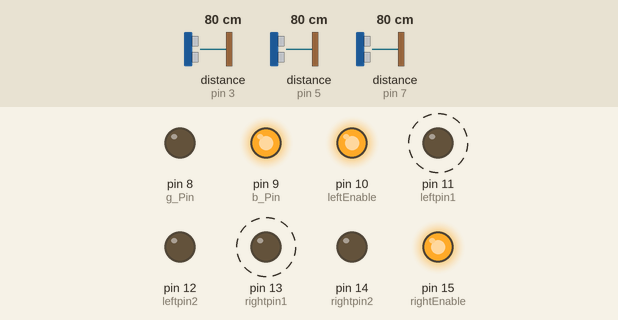
This sketch was run on a simulated Arduino Uno, built with avr-gcc and run on an emulated ATmega328P. Parts: output pins drawn as LEDs (lit = HIGH). Wiring (inferred from the names in the program): 3 × ultrasonic range finder: trigger pin 2, echo pin 3 / trigger pin 4, echo pin 5 / trigger pin 6, echo pin 7. Dashed ring = blinking. Inputs (shaded band) come from the test bench; at power-on: distance to the obstacle (sensors on pin 3, pin 5, pin 7) 80 cm. The echo pulse lasts 58.3 µs per cm; pins used as bus, display or sensor lines are not drawn.

Above: at 1.2 s.
1.3 s: distance to the obstacle (sensor on pin 3) set to 12 cm
4.3 s: distance to the obstacle (sensor on pin 3) set to 9 cm
At 4.9 s:
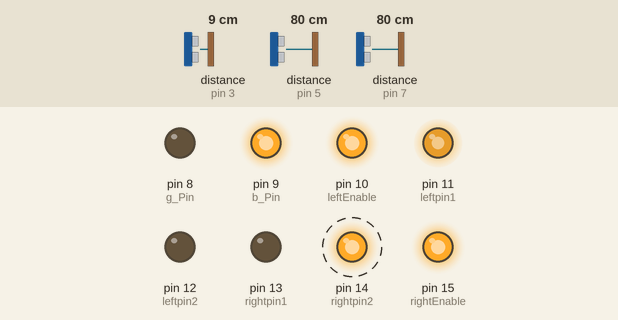
7.3 s: distance to the obstacle (sensor on pin 5) set to 12 cm
10.3 s: distance to the obstacle (sensor on pin 5) set to 9 cm
At 11.02 s:
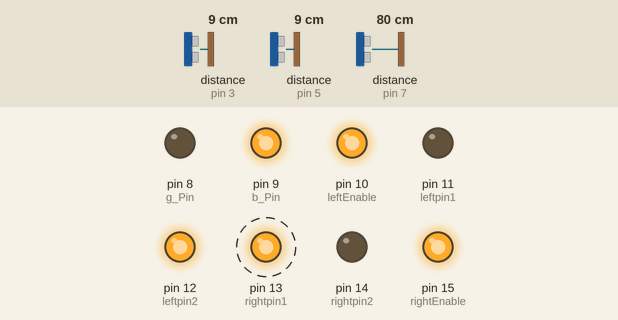
13.3 s: distance to the obstacle (sensor on pin 5) set to 18 cm
At 13.4 s:
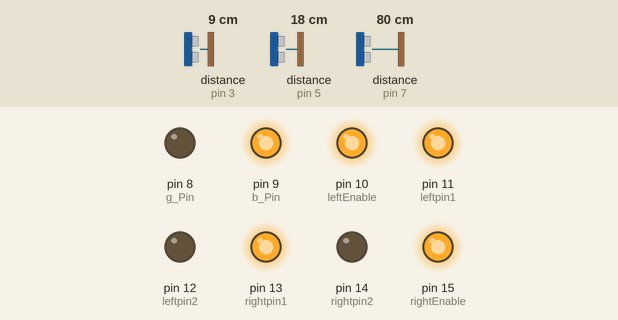
16.3 s: distance to the obstacle (sensor on pin 5) set to 2 cm
At 17.17 s:
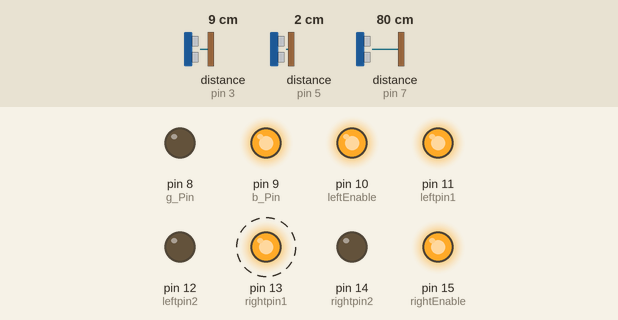
Timing chart, 0 to 20.3 s (numbered marks = the images above; inputs shaded):
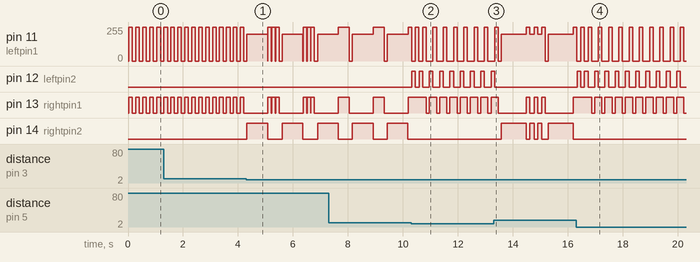

Measured:
- the behaviour switches between 11 and 10 cm on distance to the obstacle (sensor on pin 3) (found by bisection; images 0 and 1)
- the behaviour switches between 11 and 10 cm on distance to the obstacle (sensor on pin 5) (found by bisection; images 1 and 2)
- after the input at 4.3 s, pin 14 (rightpin2): alternates HIGH for 0.75 s and LOW for 0.53 s, starting at once
- after the input at 10.3 s, pin 12 (leftpin2): goes HIGH 0.13 s, LOW 0.14 s, 7 × (HIGH 0.13 s, LOW 0.24 s), then HIGH, starting at once; pin 13 (rightpin1): alternates HIGH for 0.26 s and LOW for 0.11 s, starting after 0.55 s; pin 14 (rightpin2): stops changing and stays LOW
- after the input at 13.3 s, pin 12 (leftpin2): goes on until 13.3 s, then stays LOW; pin 14 (rightpin2): LOW → HIGH after 0.28 s, → LOW 0.91 s later, → HIGH 0.14 s later, → LOW 0.15 s later, … (8 changes in this stretch)
- after the input at 16.3 s, pin 12 (leftpin2): goes HIGH 0.13 s, LOW 0.14 s, 9 × (HIGH 0.13 s, LOW 0.24 s), HIGH 0.13 s, then LOW, starting at once; pin 14 (rightpin2): stops changing and stays LOW
- by itself, pin 13 (rightpin1): alternates HIGH for 0.40 s and LOW for 0.86 s

The sketch:

supersonic.ino
```cpp
#define centerTrigPin 2
#define centerEchoPin 3
#define leftTrigPin 4
#define leftEchoPin 5
#define rightTrigPin 6
#define rightEchoPin 7
#define g_Pin 8
#define b_Pin 9
#define leftEnable 10
#define leftpin1 11
#define leftpin2 12
#define rightpin1 13
#define rightpin2 14
#define rightEnable 15
#define LEFT 4
#define STRAIGHT 8
#define RIGHT 6
#define NOMOVE 5
int counter=0,c_dis,l_dis,r_dis,ltok=0,rtok=0,mtok=0;
int cdata[10],rdata[10],ldata[10],sort[10];
int m[7],once=0;
void Rotate(){
    analogWrite(rightpin2,LOW);
    analogWrite(rightpin1,200);
    analogWrite(leftpin2,200);
    analogWrite(leftpin1,LOW);
    delay(130);
    analogWrite(rightpin1,LOW);
    analogWrite(rightpin2,LOW);
    analogWrite(leftpin1,LOW);
    analogWrite(leftpin2,LOW);
}
void reRotate(){
    analogWrite(rightpin2,200);
    analogWrite(rightpin1,LOW);
    analogWrite(leftpin2,LOW);
    analogWrite(leftpin1,200);
    delay(150);
    analogWrite(rightpin1,LOW);
    analogWrite(rightpin2,LOW);
    analogWrite(leftpin1,LOW);
    analogWrite(leftpin2,LOW);
}
float get_dis(int trig,int echo){
  float duration;
  pinMode(trig,OUTPUT);
  pinMode(echo,INPUT);
  digitalWrite(trig,HIGH);
  delayMicroseconds(10);
  digitalWrite(trig,LOW);
  duration = pulseIn(echo,HIGH,400000);
  return duration/29/2;
}
void Bsort(int nSize , int A[])
{
    int i , j , t ;
    for (i = 0 ; i< nSize-1 ;i++){
        for (j = nSize-1 ; j>i ;j--){
            if (A[j] < A[j-1]){
                t = A[j] ;A[j] = A[j-1] ;A[j-1] = t;}
        }
    }
}
void blindturn(int dir){
  if(dir==6) for(int i=0;i<6;i++) Rotate();
  else for(int i=0;i<5;i++) reRotate();
  for(int i=0;i<3;i++) walkAdjust();
}
void turn(int dir){
  //c_dis = get_dis(centerTrigPin,centerEchoPin);
  if(c_dis>8||dir==8) walkAdjust();
  else if(dir==5){
    digitalWrite(rightpin1,LOW);
    digitalWrite(rightpin2,LOW);
    digitalWrite(leftpin1,LOW);
    digitalWrite(leftpin2,LOW);
  }
  else{
    while(counter!=-1){
      if(counter!=-1&&counter<10){
        if(dir==4){
          reRotate();
          //r_dis = get_dis(rightTrigPin,rightEchoPin);
          if(r_dis<40) ldata[counter%10] = r_dis;
          else ldata[counter%10] = 0;
          counter+=1;
        }else if(dir==6){
          Rotate();
          //l_dis = get_dis(leftTrigPin,leftEchoPin);
          if(l_dis<40) rdata[counter%10] = l_dis;
          else rdata[counter%10] = 0;
          counter+=1;
        }
      }else if(counter==10){
        m[0]=m[1]=m[2]=m[3]=m[4]=100;
        for(int i=5;i<10;i++){
          if(dir==6) m[i] = rdata[i]-rdata[i-1];
          else if(dir==4) m[i] = ldata[i]-ldata[i-1];
        }
        for(int i=0;i<10;i++) sort[i] = m[i];
        Bsort(10,sort);
        for(int i=0;i<10;i++) if(sort[i]>0){if(sort[i]!=100) mtok=sort[i];else mtok=sort[i-1];break;}
        for(int i=5;i<9;i++){
          if(dir==6){
            if(m[i]<=1||counter==-1){
              counter=-1;
              reRotate();
            }
          }else if(dir==4){
            if(m[i]<=1||counter==-1){
              counter=-1;
              Rotate();
            }
          }
        }
        if(counter!=-1) counter=0;
      }else return;
      delay(50);
    }
  }
  counter=0;
}
void walkAdjust(){
  l_dis = get_dis(leftTrigPin,leftEchoPin);
  r_dis = get_dis(rightTrigPin,rightEchoPin);
  if(l_dis>13&&l_dis<25) reRotate();
  else if(r_dis>13&&r_dis<25) Rotate();
  else if(l_dis<20&&r_dis<20){
    if(l_dis-r_dis>3) reRotate();
    else if(r_dis-l_dis>3) Rotate();
  }else if(l_dis<10) Rotate();
  else if(r_dis<10) reRotate();
  analogWrite(rightpin1,255);
  analogWrite(rightpin2,LOW);
  analogWrite(leftpin1,255);
  analogWrite(leftpin2,LOW);
  delay(130);
  analogWrite(rightpin1,LOW);
  analogWrite(rightpin2,LOW);
  analogWrite(leftpin1,LOW);
  analogWrite(leftpin2,LOW);
}
void setup(){
  pinMode(g_Pin, OUTPUT);//led light
  pinMode(b_Pin, OUTPUT);
  pinMode(rightpin1,OUTPUT);
  pinMode(rightpin2,OUTPUT);
  pinMode(leftpin1,OUTPUT);
  pinMode(leftpin2,OUTPUT);
  pinMode(rightEnable,OUTPUT);
  pinMode(leftEnable,OUTPUT);
  digitalWrite(rightEnable,HIGH);
  digitalWrite(leftEnable,HIGH);
  analogWrite(g_Pin,0);//led light
  analogWrite(b_Pin,255);
}
void loop(){
  l_dis = get_dis(leftTrigPin,leftEchoPin);
  r_dis = get_dis(rightTrigPin,rightEchoPin);
  c_dis = get_dis(centerTrigPin,centerEchoPin);
  Serial.print("l,r,c:");
  Serial.print(l_dis);
  Serial.print(" ");
  Serial.print(r_dis);
  Serial.print(" ");
  Serial.println(c_dis);
  if(l_dis<15&&r_dis>40&&c_dis>40&&once<1){
    analogWrite(rightpin1,255);
    analogWrite(rightpin2,LOW);
    analogWrite(leftpin1,255);
    analogWrite(leftpin2,LOW);
    delay(160);
    analogWrite(rightpin1,LOW);
    analogWrite(rightpin2,LOW);
    analogWrite(leftpin1,LOW);
    analogWrite(leftpin2,LOW);
    c_dis=8;blindturn(6);
    once++;
  }
  else if(c_dis>10||l_dis<10) walkAdjust();
  else if(c_dis<10){
    blindturn(4);
    //walkAdjust();
  }else walkAdjust();
  delay(100);
}
```
